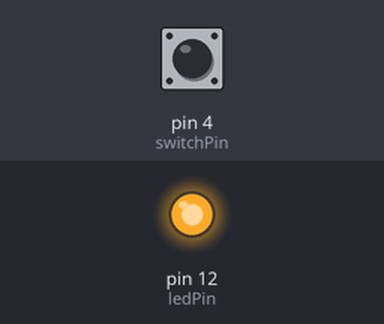
A sketch run on a simulated Arduino Uno, built with avr-gcc and run on an emulated ATmega328P. Parts: output pins drawn as LEDs (lit = HIGH). Inputs (shaded band) come from the test bench; at power-on: pin 4 (switchPin) HIGH.

Above: at 1.2 s.
1.3 s: pin 4 (switchPin) pulled LOW for 0.15 s
At 2.2 s:
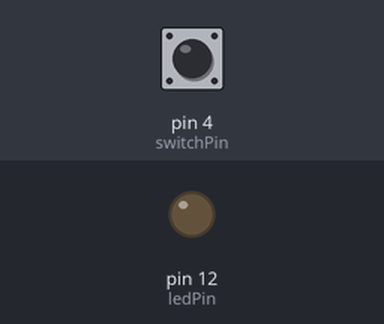
2.9 s: pin 4 (switchPin) pulled LOW for 1 s
At 4.7 s:
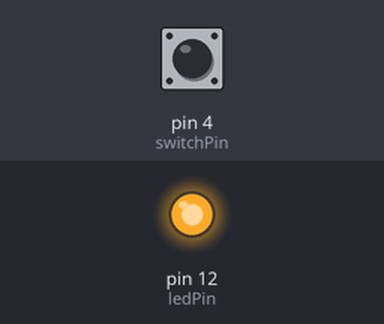
5.4 s: pin 4 (switchPin) pulled LOW for 3.2 s
At 9.5 s:
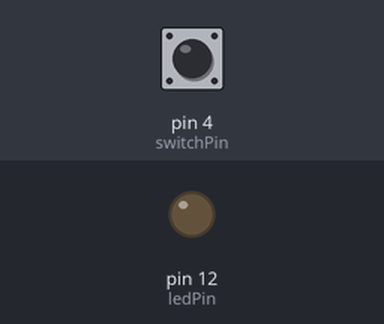
Timing chart, 0 to 11.0 s (numbered marks = the images above; inputs shaded):
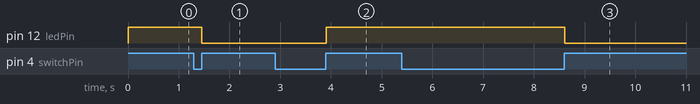

Measured:
- after the input at 1.3 s, pin 12 (ledPin): HIGH → LOW after 0.16 s
- after the input at 2.9 s, pin 12 (ledPin): LOW → HIGH after 1.0 s
- after the input at 5.4 s, pin 12 (ledPin): HIGH → LOW after 3.2 s

The sketch:

buttonDebounce.ino
```cpp
int ledPin = 12;
int switchPin = 4;
boolean lastButton = LOW;
boolean currentButton = LOW;
boolean ledOn = false;


void setup() {
  pinMode(ledPin,OUTPUT);
  pinMode(switchPin,INPUT);
}

boolean debounce(boolean last)
{
  boolean current = digitalRead (switchPin);
  if (last != current)
  {
    delay(5);
    current = digitalRead(switchPin);
  }
  return current;
}

void loop() {

  currentButton = debounce(lastButton);
  if(lastButton == LOW && currentButton == HIGH)
  {
    ledOn = !ledOn;
  }

    lastButton = currentButton;
  digitalWrite(ledPin,ledOn);
}
```
